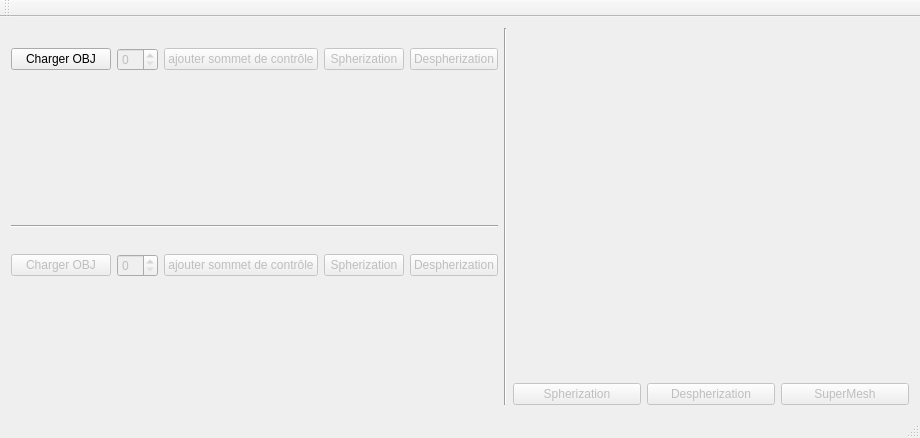
<?xml version="1.0" encoding="UTF-8"?>
<ui version="4.0">
 <class>MainWindow</class>
 <widget class="QMainWindow" name="MainWindow">
  <property name="geometry">
   <rect>
    <x>0</x>
    <y>0</y>
    <width>920</width>
    <height>438</height>
   </rect>
  </property>
  <property name="windowTitle">
   <string>MainWindow</string>
  </property>
  <widget class="QWidget" name="centralWidget">
   <layout class="QHBoxLayout" name="horizontalLayout_4">
    <item>
     <layout class="QVBoxLayout" name="verticalLayout_4">
      <item>
       <layout class="QVBoxLayout" name="verticalLayout_5">
        <item>
         <widget class="QLabel" name="label_src">
          <property name="text">
           <string/>
          </property>
          <property name="alignment">
           <set>Qt::AlignCenter</set>
          </property>
         </widget>
        </item>
       </layout>
      </item>
      <item>
       <layout class="QVBoxLayout" name="verticalLayout_2">
        <item>
         <layout class="QHBoxLayout" name="horizontalLayout_2">
          <item>
           <widget class="QPushButton" name="pushButton_chargement">
            <property name="minimumSize">
             <size>
              <width>100</width>
              <height>0</height>
             </size>
            </property>
            <property name="text">
             <string>Charger OBJ</string>
            </property>
           </widget>
          </item>
          <item>
           <widget class="QSpinBox" name="spinBox">
            <property name="enabled">
             <bool>false</bool>
            </property>
           </widget>
          </item>
          <item>
           <widget class="QPushButton" name="add_vertex_src">
            <property name="enabled">
             <bool>false</bool>
            </property>
            <property name="text">
             <string>ajouter sommet de contrôle</string>
            </property>
           </widget>
          </item>
          <item>
           <widget class="QPushButton" name="pushButton_spherizationSrc">
            <property name="enabled">
             <bool>false</bool>
            </property>
            <property name="text">
             <string>Spherization</string>
            </property>
           </widget>
          </item>
          <item>
           <widget class="QPushButton" name="pushButton_despherizationSrc">
            <property name="enabled">
             <bool>false</bool>
            </property>
            <property name="text">
             <string>Despherization</string>
            </property>
           </widget>
          </item>
         </layout>
        </item>
        <item>
         <widget class="MeshViewerWidget" name="displayWidget" native="true">
          <property name="sizePolicy">
           <sizepolicy hsizetype="Expanding" vsizetype="Expanding">
            <horstretch>0</horstretch>
            <verstretch>0</verstretch>
           </sizepolicy>
          </property>
         </widget>
        </item>
       </layout>
      </item>
      <item>
       <widget class="Line" name="line_2">
        <property name="orientation">
         <enum>Qt::Horizontal</enum>
        </property>
       </widget>
      </item>
      <item>
       <layout class="QVBoxLayout" name="verticalLayout_3">
        <item>
         <widget class="QLabel" name="label_tgt">
          <property name="text">
           <string/>
          </property>
          <property name="alignment">
           <set>Qt::AlignCenter</set>
          </property>
         </widget>
        </item>
        <item>
         <layout class="QHBoxLayout" name="horizontalLayout_5"/>
        </item>
        <item>
         <layout class="QHBoxLayout" name="horizontalLayout_3">
          <item>
           <widget class="QPushButton" name="pushButton_chargement_2">
            <property name="enabled">
             <bool>false</bool>
            </property>
            <property name="minimumSize">
             <size>
              <width>100</width>
              <height>0</height>
             </size>
            </property>
            <property name="text">
             <string>Charger OBJ</string>
            </property>
           </widget>
          </item>
          <item>
           <widget class="QSpinBox" name="spinBox_2">
            <property name="enabled">
             <bool>false</bool>
            </property>
           </widget>
          </item>
          <item>
           <widget class="QPushButton" name="add_vertex_tgt">
            <property name="enabled">
             <bool>false</bool>
            </property>
            <property name="text">
             <string>ajouter sommet de contrôle</string>
            </property>
           </widget>
          </item>
          <item>
           <widget class="QPushButton" name="pushButton_spherizationTgt">
            <property name="enabled">
             <bool>false</bool>
            </property>
            <property name="text">
             <string>Spherization</string>
            </property>
           </widget>
          </item>
          <item>
           <widget class="QPushButton" name="pushButton_despherizationTgt">
            <property name="enabled">
             <bool>false</bool>
            </property>
            <property name="text">
             <string>Despherization</string>
            </property>
           </widget>
          </item>
         </layout>
        </item>
        <item>
         <widget class="MeshViewerWidget" name="displayWidget_2" native="true">
          <property name="sizePolicy">
           <sizepolicy hsizetype="Expanding" vsizetype="Expanding">
            <horstretch>0</horstretch>
            <verstretch>0</verstretch>
           </sizepolicy>
          </property>
         </widget>
        </item>
       </layout>
      </item>
     </layout>
    </item>
    <item>
     <widget class="Line" name="line">
      <property name="orientation">
       <enum>Qt::Vertical</enum>
      </property>
     </widget>
    </item>
    <item>
     <layout class="QVBoxLayout" name="verticalLayout">
      <item>
       <widget class="MeshViewerWidget" name="displayWidget_3" native="true">
        <property name="sizePolicy">
         <sizepolicy hsizetype="Expanding" vsizetype="Expanding">
          <horstretch>0</horstretch>
          <verstretch>0</verstretch>
         </sizepolicy>
        </property>
       </widget>
      </item>
      <item>
       <layout class="QHBoxLayout" name="horizontalLayout">
        <item>
         <widget class="QPushButton" name="pushButton_spherization">
          <property name="enabled">
           <bool>false</bool>
          </property>
          <property name="text">
           <string>Spherization</string>
          </property>
         </widget>
        </item>
        <item>
         <widget class="QPushButton" name="pushButton_despherization">
          <property name="enabled">
           <bool>false</bool>
          </property>
          <property name="text">
           <string>Despherization</string>
          </property>
         </widget>
        </item>
        <item>
         <widget class="QPushButton" name="pushButton_superMesh">
          <property name="enabled">
           <bool>false</bool>
          </property>
          <property name="text">
           <string>SuperMesh</string>
          </property>
         </widget>
        </item>
       </layout>
      </item>
     </layout>
    </item>
   </layout>
  </widget>
  <widget class="QMenuBar" name="menuBar">
   <property name="geometry">
    <rect>
     <x>0</x>
     <y>0</y>
     <width>920</width>
     <height>22</height>
    </rect>
   </property>
  </widget>
  <widget class="QToolBar" name="mainToolBar">
   <attribute name="toolBarArea">
    <enum>TopToolBarArea</enum>
   </attribute>
   <attribute name="toolBarBreak">
    <bool>false</bool>
   </attribute>
  </widget>
  <widget class="QStatusBar" name="statusBar"/>
 </widget>
 <layoutdefault spacing="6" margin="11"/>
 <customwidgets>
  <customwidget>
   <class>MeshViewerWidget</class>
   <extends>QWidget</extends>
   <header location="global">meshviewerwidget.h</header>
   <container>1</container>
  </customwidget>
 </customwidgets>
 <resources/>
 <connections/>
</ui>
